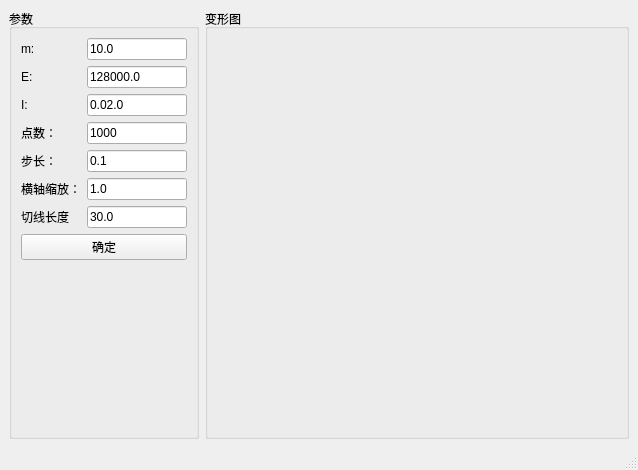
<?xml version="1.0" encoding="UTF-8"?>
<ui version="4.0">
 <class>MainWindow</class>
 <widget class="QMainWindow" name="MainWindow">
  <property name="geometry">
   <rect>
    <x>0</x>
    <y>0</y>
    <width>638</width>
    <height>470</height>
   </rect>
  </property>
  <property name="windowTitle">
   <string>MainWindow</string>
  </property>
  <widget class="QWidget" name="centralwidget">
   <layout class="QHBoxLayout" name="horizontalLayout_3">
    <item>
     <widget class="QGroupBox" name="groupBox">
      <property name="maximumSize">
       <size>
        <width>200</width>
        <height>16777215</height>
       </size>
      </property>
      <property name="title">
       <string>参数</string>
      </property>
      <layout class="QHBoxLayout" name="horizontalLayout">
       <item>
        <layout class="QVBoxLayout" name="verticalLayout">
         <item>
          <layout class="QGridLayout" name="gridLayout">
           <item row="4" column="0">
            <widget class="QLabel" name="label_5">
             <property name="text">
              <string>步长：</string>
             </property>
            </widget>
           </item>
           <item row="5" column="1">
            <widget class="QLineEdit" name="lineEdit_xRatio">
             <property name="text">
              <string>1.0</string>
             </property>
            </widget>
           </item>
           <item row="7" column="0" colspan="2">
            <widget class="QPushButton" name="pushButton">
             <property name="maximumSize">
              <size>
               <width>180</width>
               <height>16777215</height>
              </size>
             </property>
             <property name="contextMenuPolicy">
              <enum>Qt::DefaultContextMenu</enum>
             </property>
             <property name="text">
              <string>确定</string>
             </property>
             <property name="autoDefault">
              <bool>false</bool>
             </property>
             <property name="default">
              <bool>false</bool>
             </property>
             <property name="flat">
              <bool>false</bool>
             </property>
            </widget>
           </item>
           <item row="4" column="1">
            <widget class="QLineEdit" name="lineEdit_step">
             <property name="text">
              <string>0.1</string>
             </property>
            </widget>
           </item>
           <item row="0" column="1">
            <widget class="QLineEdit" name="LineEditArgs_m">
             <property name="maximumSize">
              <size>
               <width>180</width>
               <height>16777215</height>
              </size>
             </property>
             <property name="text">
              <string>10.0</string>
             </property>
            </widget>
           </item>
           <item row="3" column="0">
            <widget class="QLabel" name="label_4">
             <property name="text">
              <string>点数：</string>
             </property>
            </widget>
           </item>
           <item row="1" column="0">
            <widget class="QLabel" name="label_2">
             <property name="text">
              <string>E:</string>
             </property>
            </widget>
           </item>
           <item row="3" column="1">
            <widget class="QLineEdit" name="lineEdit_num">
             <property name="text">
              <string>1000</string>
             </property>
            </widget>
           </item>
           <item row="5" column="0">
            <widget class="QLabel" name="label_6">
             <property name="text">
              <string>横轴缩放：</string>
             </property>
            </widget>
           </item>
           <item row="0" column="0">
            <widget class="QLabel" name="label">
             <property name="text">
              <string>m:</string>
             </property>
            </widget>
           </item>
           <item row="1" column="1">
            <widget class="QLineEdit" name="LineEditArgs_E">
             <property name="maximumSize">
              <size>
               <width>180</width>
               <height>16777215</height>
              </size>
             </property>
             <property name="text">
              <string>128000.0</string>
             </property>
            </widget>
           </item>
           <item row="2" column="1">
            <widget class="QLineEdit" name="LineEditArgs_I">
             <property name="maximumSize">
              <size>
               <width>180</width>
               <height>16777215</height>
              </size>
             </property>
             <property name="text">
              <string>0.02.0</string>
             </property>
            </widget>
           </item>
           <item row="2" column="0">
            <widget class="QLabel" name="label_3">
             <property name="text">
              <string>I:</string>
             </property>
            </widget>
           </item>
           <item row="6" column="0">
            <widget class="QLabel" name="label_7">
             <property name="text">
              <string>切线长度</string>
             </property>
            </widget>
           </item>
           <item row="6" column="1">
            <widget class="QLineEdit" name="lineEdit_lenth">
             <property name="text">
              <string>30.0</string>
             </property>
            </widget>
           </item>
          </layout>
         </item>
         <item>
          <spacer name="verticalSpacer">
           <property name="orientation">
            <enum>Qt::Vertical</enum>
           </property>
           <property name="sizeHint" stdset="0">
            <size>
             <width>20</width>
             <height>138</height>
            </size>
           </property>
          </spacer>
         </item>
        </layout>
       </item>
      </layout>
     </widget>
    </item>
    <item>
     <widget class="QGroupBox" name="groupBox_2">
      <property name="title">
       <string>变形图</string>
      </property>
      <layout class="QHBoxLayout" name="horizontalLayout_2">
       <item>
        <widget class="WidgetPainter" name="widget" native="true">
         <property name="minimumSize">
          <size>
           <width>400</width>
           <height>0</height>
          </size>
         </property>
        </widget>
       </item>
      </layout>
     </widget>
    </item>
   </layout>
  </widget>
  <widget class="QMenuBar" name="menubar">
   <property name="geometry">
    <rect>
     <x>0</x>
     <y>0</y>
     <width>638</width>
     <height>26</height>
    </rect>
   </property>
  </widget>
  <widget class="QStatusBar" name="statusbar"/>
 </widget>
 <customwidgets>
  <customwidget>
   <class>WidgetPainter</class>
   <extends>QWidget</extends>
   <header location="global">widgetpainter.h</header>
   <container>1</container>
  </customwidget>
 </customwidgets>
 <resources/>
 <connections/>
</ui>
